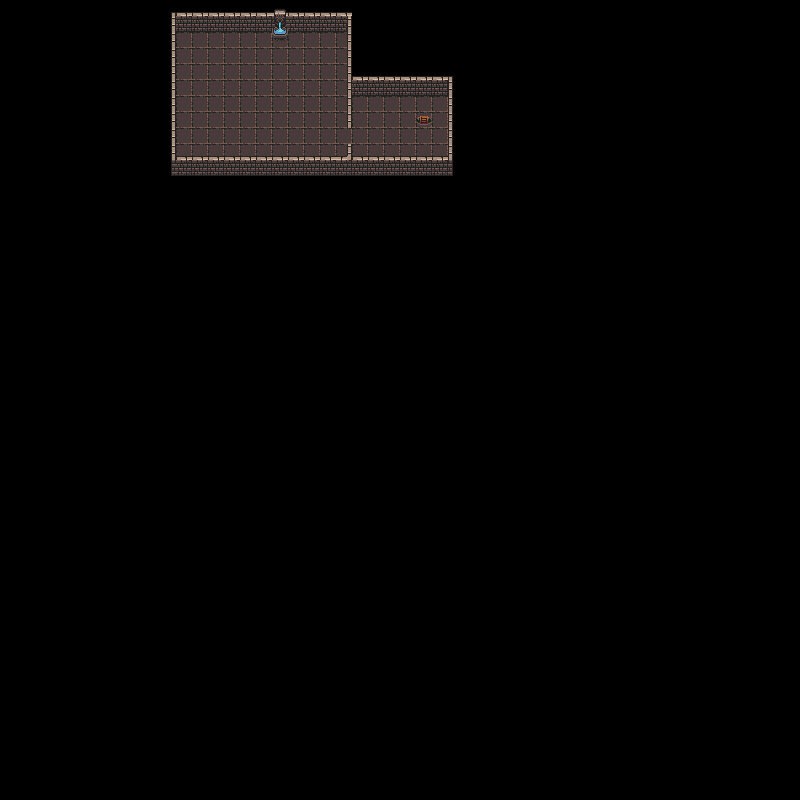

A level layout from a 2D game, rendered from its tile map. Below: a short description, then the map file with tile-grid data replaced by summaries:
An orthogonal 50x50 tile map with 16x16 px tiles, 2 tile layers (floor, wall), 2 tilesets and 2 objects (Ladder, Chest).

<map version="1.0" tiledversion="1.0.3" orientation="orthogonal" renderorder="right-down" width="50" height="50" tilewidth="16" tileheight="16" nextobjectid="4">
 <tileset firstgid="1" source="res/untitled.tsx" />
 <tileset firstgid="66" source="res/untitled.tsx" />
 <layer name="floor" width="50" height="50">
  <data>[2500 cells, 129 non-empty, 3 distinct tile ids]</data>
 </layer>
 <layer name="wall" width="50" height="50">
  <data>[2500 cells, 92 non-empty, 12 distinct tile ids]</data>
 </layer>
 <objectgroup name="Object Layer 1">
  <object id="1" name="exit" type="Ladder" x="417" y="112" width="15" height="15" />
  <object id="2" type="Chest" x="218" y="42" width="16" height="16" />
 </objectgroup>
</map>
